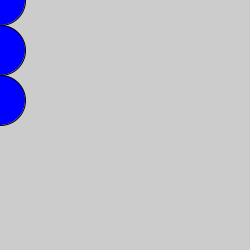
Frame 1 (no input)
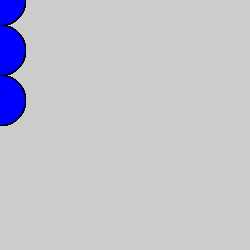
Frame 60 (the mouse pressed at the canvas centre just before this capture)
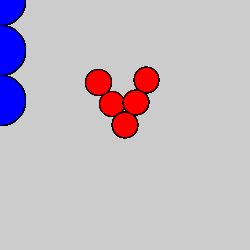
Frame 120 (the mouse held since frame 60 and released just before this capture)

The Processing sketch that drew these frames (run headless with seeded random() and noise(); from frame 60 on, the mouse is pressed at the canvas centre):

// Processing sketch: Fig_5_8
// ── Fig_5_8.pde
void setup()
{
  size(250, 250);
}

void draw()
{
if(mouseX == pmouseX || mouseY == pmouseY)
{
  pushMatrix();              //create matrix
  translate(mouseX,mouseY);  //follow mouse
  rotate(second());        //rotate over time
  fill(255,0,0);              //fill red
  ellipse(0,0,25,25); 
  ellipse(0,25,25,25);
  ellipse(0,50,25,25);
  popMatrix();              //end matrix
}
fill(0,0,255); 
  ellipse(0,0,50,50); 
  ellipse(0,50,50,50);
  ellipse(0,100,50,50);


}
